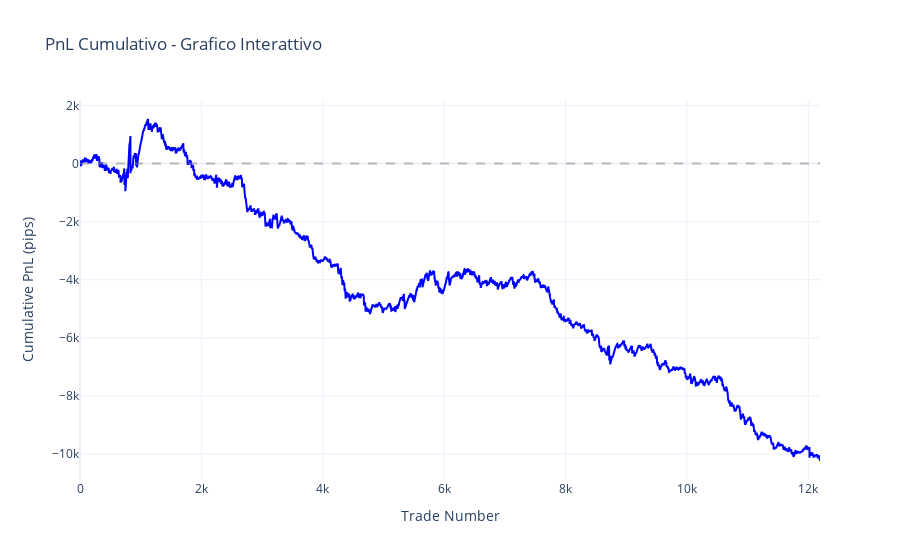

Source (notebook cell):
### Code cell
# Grafico interattivo del PnL cumulativo
if not trades_df.empty:
    visualization.plot_interactive_cumulative_pnl(
        trades_df, 
        title="PnL Cumulativo - Grafico Interattivo"
    )

### Figure 1 — Plotly figure (JSON) as saved in the notebook; plotly's stock layout.template omitted (floating-point values rounded to 4 significant figures; data arrays with more than 128 entries replaced by an {"elided": "..."} marker saying what was removed)
{"data": [{"line": {"color": "blue", "width": 2}, "mode": "lines", "name": "Cumulative PnL", "type": "scatter", "x": {"elided": "12194 int values"}, "y": {"elided": "12194 float values"}}], "layout": {"hovermode": "x unified", "shapes": [{"line": {"color": "gray", "dash": "dash"}, "opacity": 0.5, "type": "line", "x0": 0, "x1": 1, "xref": "x domain", "y0": 0, "y1": 0, "yref": "y"}], "title": {"text": "PnL Cumulativo - Grafico Interattivo"}, "xaxis": {"title": {"text": "Trade Number"}}, "yaxis": {"title": {"text": "Cumulative PnL (pips)"}}}}
